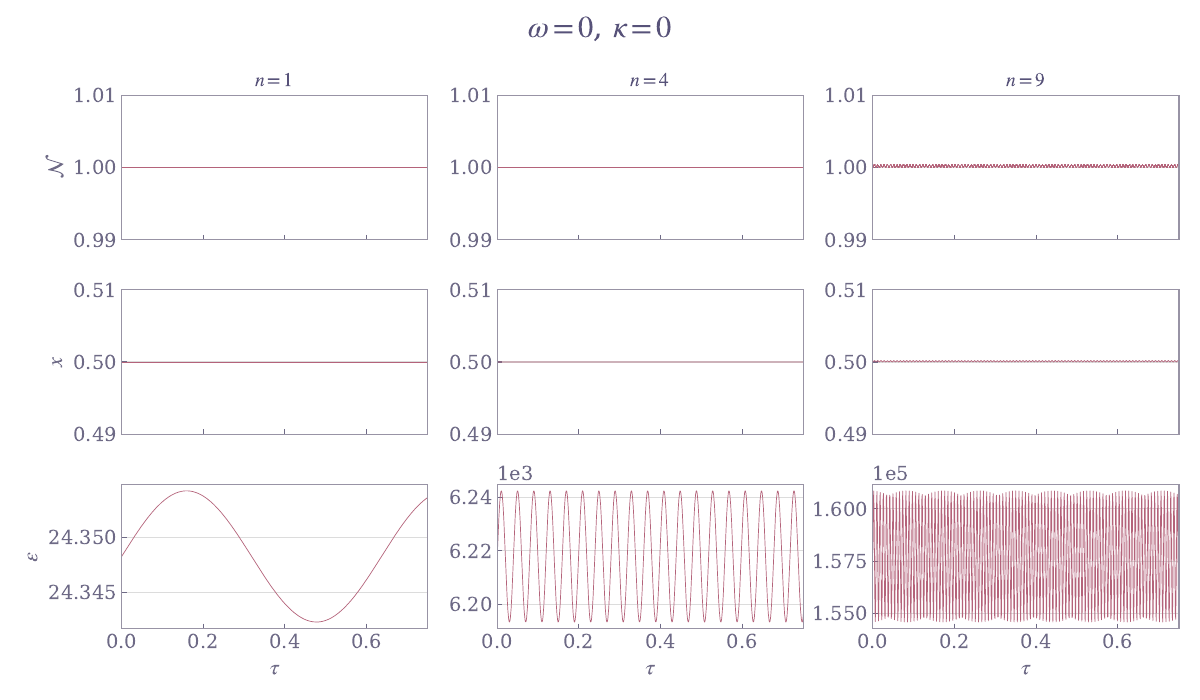

This chart was generated by the following Python code:
import json
from pathlib import Path

import matplotlib.pyplot as plt
import numpy as np

from common import setup_pyplot

setup_pyplot()

with open("parameters.json") as par_file:
    pars = json.load(par_file)

N = pars["N"]

data_root = Path("data/raw")

fig, axs = plt.subplots(nrows=3, ncols=3, sharex=True)

for idx, n in enumerate([1, 4, 9]):
    tau, norm, x, eps = np.loadtxt(data_root / f"run_k=0_{n=}_1702464508/{n}").T

    axs[0][idx].set_title(f"${n=}$")

    axs[0][idx].plot(tau, norm, ",")
    axs[0][idx].set_ylim(0.99, 1.01)

    axs[1][idx].plot(tau, x, linewidth=0.5)
    axs[1][idx].set_ylim(0.49, 0.51)

    axs[2][idx].plot(tau, eps, linewidth=0.5)

    axs[2][0].set_xlabel(r"$\tau$")
    axs[2][1].set_xlabel(r"$\tau$")
    axs[2][2].set_xlabel(r"$\tau$")
    axs[0][0].set_ylabel(r"$\mathcal{N}$")
    axs[1][0].set_ylabel(r"$x$")
    axs[2][0].set_ylabel(r"$\epsilon$")

    axs[idx][0].set_xlim(0, 5)
    axs[idx][1].set_xlim(0, 1)
    axs[idx][2].set_xlim(0, 0.75)

fig.suptitle(r"$\omega=0$, $\kappa=0$")

plt.tight_layout()
plt.savefig("stationary.pdf")
plt.show()
